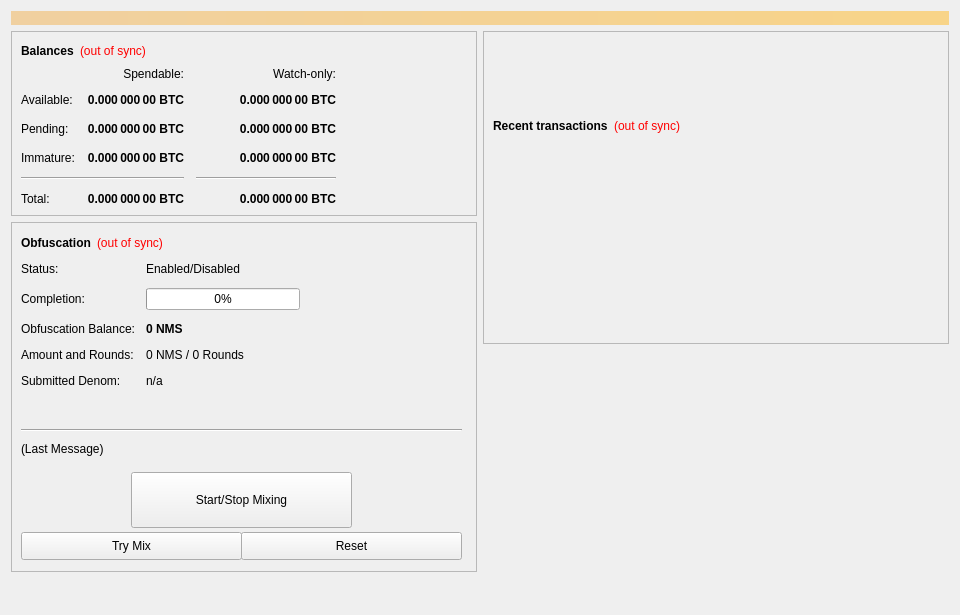
<?xml version="1.0" encoding="UTF-8"?>
<ui version="4.0">
 <class>OverviewPage</class>
 <widget class="QWidget" name="OverviewPage">
  <property name="geometry">
   <rect>
    <x>0</x>
    <y>0</y>
    <width>960</width>
    <height>615</height>
   </rect>
  </property>
  <property name="minimumSize">
   <size>
    <width>960</width>
    <height>0</height>
   </size>
  </property>
  <property name="windowTitle">
   <string>Form</string>
  </property>
  <layout class="QVBoxLayout" name="topLayout">
   <item>
    <widget class="QLabel" name="labelAlerts">
     <property name="visible">
      <bool>false</bool>
     </property>
     <property name="styleSheet">
      <string notr="true">background-color: qlineargradient(x1: 0, y1: 0, x2: 1, y2: 0, stop:0 #F0D0A0, stop:1 #F8D488); color:#000000;</string>
     </property>
     <property name="wordWrap">
      <bool>true</bool>
     </property>
     <property name="margin">
      <number>3</number>
     </property>
    </widget>
   </item>
   <item>
    <layout class="QHBoxLayout" name="horizontalLayout" stretch="1,1">
     <item>
      <layout class="QVBoxLayout" name="verticalLayout_2">
       <item>
        <widget class="QFrame" name="frame">
         <property name="frameShape">
          <enum>QFrame::StyledPanel</enum>
         </property>
         <property name="frameShadow">
          <enum>QFrame::Raised</enum>
         </property>
         <layout class="QVBoxLayout" name="verticalLayout_4">
          <item>
           <layout class="QHBoxLayout" name="horizontalLayout_4">
            <item>
             <widget class="QLabel" name="label_5">
              <property name="font">
               <font>
                <weight>75</weight>
                <bold>true</bold>
               </font>
              </property>
              <property name="text">
               <string>Balances</string>
              </property>
             </widget>
            </item>
            <item>
             <widget class="QLabel" name="labelWalletStatus">
              <property name="cursor">
               <cursorShape>WhatsThisCursor</cursorShape>
              </property>
              <property name="toolTip">
               <string>The displayed information may be out of date. Your wallet automatically synchronizes with the NUMUS network after a connection is established, but this process has not completed yet.</string>
              </property>
              <property name="styleSheet">
               <string notr="true">QLabel { color: red; }</string>
              </property>
              <property name="text">
               <string notr="true">(out of sync)</string>
              </property>
              <property name="alignment">
               <set>Qt::AlignLeading|Qt::AlignLeft|Qt::AlignVCenter</set>
              </property>
             </widget>
            </item>
            <item>
             <spacer name="horizontalSpacer_3">
              <property name="orientation">
               <enum>Qt::Horizontal</enum>
              </property>
              <property name="sizeHint" stdset="0">
               <size>
                <width>40</width>
                <height>20</height>
               </size>
              </property>
             </spacer>
            </item>
           </layout>
          </item>
          <item>
           <layout class="QGridLayout" name="gridLayout">
            <property name="spacing">
             <number>12</number>
            </property>
            <item row="2" column="2">
             <widget class="QLabel" name="labelWatchPending">
              <property name="font">
               <font>
                <weight>75</weight>
                <bold>true</bold>
               </font>
              </property>
              <property name="cursor">
               <cursorShape>IBeamCursor</cursorShape>
              </property>
              <property name="toolTip">
               <string>Unconfirmed transactions to watch-only addresses</string>
              </property>
              <property name="text">
               <string notr="true">0.000 000 00 BTC</string>
              </property>
              <property name="alignment">
               <set>Qt::AlignRight|Qt::AlignTrailing|Qt::AlignVCenter</set>
              </property>
              <property name="textInteractionFlags">
               <set>Qt::LinksAccessibleByMouse|Qt::TextSelectableByKeyboard|Qt::TextSelectableByMouse</set>
              </property>
             </widget>
            </item>
            <item row="2" column="1">
             <widget class="QLabel" name="labelUnconfirmed">
              <property name="font">
               <font>
                <weight>75</weight>
                <bold>true</bold>
               </font>
              </property>
              <property name="cursor">
               <cursorShape>IBeamCursor</cursorShape>
              </property>
              <property name="toolTip">
               <string>Total of transactions that have yet to be confirmed, and do not yet count toward the spendable balance</string>
              </property>
              <property name="text">
               <string notr="true">0.000 000 00 BTC</string>
              </property>
              <property name="alignment">
               <set>Qt::AlignRight|Qt::AlignTrailing|Qt::AlignVCenter</set>
              </property>
              <property name="textInteractionFlags">
               <set>Qt::LinksAccessibleByMouse|Qt::TextSelectableByKeyboard|Qt::TextSelectableByMouse</set>
              </property>
             </widget>
            </item>
            <item row="3" column="2">
             <widget class="QLabel" name="labelWatchImmature">
              <property name="font">
               <font>
                <weight>75</weight>
                <bold>true</bold>
               </font>
              </property>
              <property name="cursor">
               <cursorShape>IBeamCursor</cursorShape>
              </property>
              <property name="toolTip">
               <string>Staked or masternode rewards in watch-only addresses that has not yet matured</string>
              </property>
              <property name="text">
               <string notr="true">0.000 000 00 BTC</string>
              </property>
              <property name="alignment">
               <set>Qt::AlignRight|Qt::AlignTrailing|Qt::AlignVCenter</set>
              </property>
              <property name="textInteractionFlags">
               <set>Qt::LinksAccessibleByMouse|Qt::TextSelectableByKeyboard|Qt::TextSelectableByMouse</set>
              </property>
             </widget>
            </item>
            <item row="4" column="0" colspan="2">
             <widget class="Line" name="lineSpendableBalance">
              <property name="orientation">
               <enum>Qt::Horizontal</enum>
              </property>
             </widget>
            </item>
            <item row="4" column="2">
             <widget class="Line" name="lineWatchBalance">
              <property name="sizePolicy">
               <sizepolicy hsizetype="Preferred" vsizetype="Fixed">
                <horstretch>0</horstretch>
                <verstretch>0</verstretch>
               </sizepolicy>
              </property>
              <property name="minimumSize">
               <size>
                <width>140</width>
                <height>0</height>
               </size>
              </property>
              <property name="orientation">
               <enum>Qt::Horizontal</enum>
              </property>
             </widget>
            </item>
            <item row="5" column="0">
             <widget class="QLabel" name="labelTotalText">
              <property name="text">
               <string>Total:</string>
              </property>
             </widget>
            </item>
            <item row="3" column="1">
             <widget class="QLabel" name="labelImmature">
              <property name="font">
               <font>
                <weight>75</weight>
                <bold>true</bold>
               </font>
              </property>
              <property name="cursor">
               <cursorShape>IBeamCursor</cursorShape>
              </property>
              <property name="toolTip">
               <string>Staked or masternode rewards that has not yet matured</string>
              </property>
              <property name="text">
               <string notr="true">0.000 000 00 BTC</string>
              </property>
              <property name="alignment">
               <set>Qt::AlignRight|Qt::AlignTrailing|Qt::AlignVCenter</set>
              </property>
              <property name="textInteractionFlags">
               <set>Qt::LinksAccessibleByMouse|Qt::TextSelectableByKeyboard|Qt::TextSelectableByMouse</set>
              </property>
             </widget>
            </item>
            <item row="2" column="3">
             <spacer name="horizontalSpacer_2">
              <property name="orientation">
               <enum>Qt::Horizontal</enum>
              </property>
              <property name="sizeHint" stdset="0">
               <size>
                <width>40</width>
                <height>20</height>
               </size>
              </property>
             </spacer>
            </item>
            <item row="3" column="0">
             <widget class="QLabel" name="labelImmatureText">
              <property name="text">
               <string>Immature:</string>
              </property>
             </widget>
            </item>
            <item row="5" column="1">
             <widget class="QLabel" name="labelTotal">
              <property name="font">
               <font>
                <weight>75</weight>
                <bold>true</bold>
               </font>
              </property>
              <property name="cursor">
               <cursorShape>IBeamCursor</cursorShape>
              </property>
              <property name="toolTip">
               <string>Your current total balance</string>
              </property>
              <property name="text">
               <string notr="true">0.000 000 00 BTC</string>
              </property>
              <property name="alignment">
               <set>Qt::AlignRight|Qt::AlignTrailing|Qt::AlignVCenter</set>
              </property>
              <property name="textInteractionFlags">
               <set>Qt::LinksAccessibleByMouse|Qt::TextSelectableByKeyboard|Qt::TextSelectableByMouse</set>
              </property>
             </widget>
            </item>
            <item row="5" column="2">
             <widget class="QLabel" name="labelWatchTotal">
              <property name="font">
               <font>
                <weight>75</weight>
                <bold>true</bold>
               </font>
              </property>
              <property name="cursor">
               <cursorShape>IBeamCursor</cursorShape>
              </property>
              <property name="toolTip">
               <string>Current total balance in watch-only addresses</string>
              </property>
              <property name="text">
               <string notr="true">0.000 000 00 BTC</string>
              </property>
              <property name="alignment">
               <set>Qt::AlignRight|Qt::AlignTrailing|Qt::AlignVCenter</set>
              </property>
              <property name="textInteractionFlags">
               <set>Qt::LinksAccessibleByMouse|Qt::TextSelectableByKeyboard|Qt::TextSelectableByMouse</set>
              </property>
             </widget>
            </item>
            <item row="0" column="2">
             <widget class="QLabel" name="labelWatchonly">
              <property name="text">
               <string>Watch-only:</string>
              </property>
              <property name="alignment">
               <set>Qt::AlignRight|Qt::AlignTrailing|Qt::AlignVCenter</set>
              </property>
             </widget>
            </item>
            <item row="1" column="0">
             <widget class="QLabel" name="labelBalanceText">
              <property name="text">
               <string>Available:</string>
              </property>
             </widget>
            </item>
            <item row="1" column="1">
             <widget class="QLabel" name="labelBalance">
              <property name="font">
               <font>
                <weight>75</weight>
                <bold>true</bold>
               </font>
              </property>
              <property name="cursor">
               <cursorShape>IBeamCursor</cursorShape>
              </property>
              <property name="toolTip">
               <string>Your current spendable balance</string>
              </property>
              <property name="text">
               <string notr="true">0.000 000 00 BTC</string>
              </property>
              <property name="alignment">
               <set>Qt::AlignRight|Qt::AlignTrailing|Qt::AlignVCenter</set>
              </property>
              <property name="textInteractionFlags">
               <set>Qt::LinksAccessibleByMouse|Qt::TextSelectableByKeyboard|Qt::TextSelectableByMouse</set>
              </property>
             </widget>
            </item>
            <item row="1" column="2">
             <widget class="QLabel" name="labelWatchAvailable">
              <property name="font">
               <font>
                <weight>75</weight>
                <bold>true</bold>
               </font>
              </property>
              <property name="cursor">
               <cursorShape>IBeamCursor</cursorShape>
              </property>
              <property name="toolTip">
               <string>Your current balance in watch-only addresses</string>
              </property>
              <property name="text">
               <string notr="true">0.000 000 00 BTC</string>
              </property>
              <property name="alignment">
               <set>Qt::AlignRight|Qt::AlignTrailing|Qt::AlignVCenter</set>
              </property>
              <property name="textInteractionFlags">
               <set>Qt::LinksAccessibleByMouse|Qt::TextSelectableByKeyboard|Qt::TextSelectableByMouse</set>
              </property>
             </widget>
            </item>
            <item row="2" column="0">
             <widget class="QLabel" name="labelPendingText">
              <property name="text">
               <string>Pending:</string>
              </property>
             </widget>
            </item>
            <item row="0" column="1">
             <widget class="QLabel" name="labelSpendable">
              <property name="text">
               <string>Spendable:</string>
              </property>
              <property name="alignment">
               <set>Qt::AlignRight|Qt::AlignTrailing|Qt::AlignVCenter</set>
              </property>
             </widget>
            </item>
           </layout>
          </item>
         </layout>
        </widget>
       </item>
       <item>
        <widget class="QFrame" name="frameObfuscation">
         <property name="minimumSize">
          <size>
           <width>0</width>
           <height>350</height>
          </size>
         </property>
         <property name="layoutDirection">
          <enum>Qt::LeftToRight</enum>
         </property>
         <property name="frameShape">
          <enum>QFrame::StyledPanel</enum>
         </property>
         <property name="frameShadow">
          <enum>QFrame::Raised</enum>
         </property>
         <widget class="QWidget" name="formLayoutWidget">
          <property name="geometry">
           <rect>
            <x>10</x>
            <y>40</y>
            <width>451</width>
            <height>161</height>
           </rect>
          </property>
          <layout class="QFormLayout" name="formLayout">
           <property name="fieldGrowthPolicy">
            <enum>QFormLayout::AllNonFixedFieldsGrow</enum>
           </property>
           <property name="horizontalSpacing">
            <number>11</number>
           </property>
           <property name="verticalSpacing">
            <number>12</number>
           </property>
           <item row="0" column="0">
            <widget class="QLabel" name="label_6">
             <property name="text">
              <string>Status:</string>
             </property>
            </widget>
           </item>
           <item row="1" column="0">
            <widget class="QLabel" name="label_7">
             <property name="text">
              <string>Completion:</string>
             </property>
            </widget>
           </item>
           <item row="1" column="1">
            <widget class="QProgressBar" name="obfuscationProgress">
             <property name="maximumSize">
              <size>
               <width>154</width>
               <height>16777215</height>
              </size>
             </property>
             <property name="value">
              <number>0</number>
             </property>
            </widget>
           </item>
           <item row="2" column="0">
            <widget class="QLabel" name="labelAnonymizedText">
             <property name="text">
              <string>Obfuscation Balance:</string>
             </property>
            </widget>
           </item>
           <item row="2" column="1">
            <widget class="QLabel" name="labelAnonymized">
             <property name="font">
              <font>
               <weight>75</weight>
               <bold>true</bold>
              </font>
             </property>
             <property name="text">
              <string notr="true">0 NMS</string>
             </property>
            </widget>
           </item>
           <item row="3" column="0">
            <widget class="QLabel" name="label_8">
             <property name="text">
              <string>Amount and Rounds:</string>
             </property>
            </widget>
           </item>
           <item row="3" column="1">
            <widget class="QLabel" name="labelAmountRounds">
             <property name="text">
              <string>0 NMS / 0 Rounds</string>
             </property>
            </widget>
           </item>
           <item row="4" column="0">
            <widget class="QLabel" name="label_9">
             <property name="text">
              <string>Submitted Denom:</string>
             </property>
            </widget>
           </item>
           <item row="4" column="1">
            <widget class="QLabel" name="labelSubmittedDenom">
             <property name="toolTip">
              <string>The denominations you submitted to the Masternode.&lt;br&gt;To mix, other users must submit the exact same denominations.</string>
             </property>
             <property name="text">
              <string>n/a</string>
             </property>
            </widget>
           </item>
           <item row="0" column="1">
            <widget class="QLabel" name="obfuscationEnabled">
             <property name="text">
              <string>Enabled/Disabled</string>
             </property>
            </widget>
           </item>
          </layout>
         </widget>
         <widget class="QPushButton" name="runAutoDenom">
          <property name="geometry">
           <rect>
            <x>251</x>
            <y>17</y>
            <width>1</width>
            <height>1</height>
           </rect>
          </property>
          <property name="palette">
           <palette>
            <active>
             <colorrole role="WindowText">
              <brush brushstyle="SolidPattern">
               <color alpha="255">
                <red>0</red>
                <green>0</green>
                <blue>0</blue>
               </color>
              </brush>
             </colorrole>
             <colorrole role="Button">
              <brush brushstyle="SolidPattern">
               <color alpha="255">
                <red>239</red>
                <green>238</green>
                <blue>238</blue>
               </color>
              </brush>
             </colorrole>
             <colorrole role="Light">
              <brush brushstyle="SolidPattern">
               <color alpha="255">
                <red>255</red>
                <green>255</green>
                <blue>255</blue>
               </color>
              </brush>
             </colorrole>
             <colorrole role="Midlight">
              <brush brushstyle="SolidPattern">
               <color alpha="255">
                <red>247</red>
                <green>246</green>
                <blue>246</blue>
               </color>
              </brush>
             </colorrole>
             <colorrole role="Dark">
              <brush brushstyle="SolidPattern">
               <color alpha="255">
                <red>119</red>
                <green>119</green>
                <blue>119</blue>
               </color>
              </brush>
             </colorrole>
             <colorrole role="Mid">
              <brush brushstyle="SolidPattern">
               <color alpha="255">
                <red>159</red>
                <green>159</green>
                <blue>159</blue>
               </color>
              </brush>
             </colorrole>
             <colorrole role="Text">
              <brush brushstyle="SolidPattern">
               <color alpha="255">
                <red>0</red>
                <green>0</green>
                <blue>0</blue>
               </color>
              </brush>
             </colorrole>
             <colorrole role="BrightText">
              <brush brushstyle="SolidPattern">
               <color alpha="255">
                <red>255</red>
                <green>255</green>
                <blue>255</blue>
               </color>
              </brush>
             </colorrole>
             <colorrole role="ButtonText">
              <brush brushstyle="SolidPattern">
               <color alpha="255">
                <red>0</red>
                <green>0</green>
                <blue>0</blue>
               </color>
              </brush>
             </colorrole>
             <colorrole role="Base">
              <brush brushstyle="SolidPattern">
               <color alpha="255">
                <red>255</red>
                <green>255</green>
                <blue>255</blue>
               </color>
              </brush>
             </colorrole>
             <colorrole role="Window">
              <brush brushstyle="SolidPattern">
               <color alpha="255">
                <red>239</red>
                <green>238</green>
                <blue>238</blue>
               </color>
              </brush>
             </colorrole>
             <colorrole role="Shadow">
              <brush brushstyle="SolidPattern">
               <color alpha="255">
                <red>0</red>
                <green>0</green>
                <blue>0</blue>
               </color>
              </brush>
             </colorrole>
             <colorrole role="AlternateBase">
              <brush brushstyle="SolidPattern">
               <color alpha="255">
                <red>247</red>
                <green>246</green>
                <blue>246</blue>
               </color>
              </brush>
             </colorrole>
             <colorrole role="ToolTipBase">
              <brush brushstyle="SolidPattern">
               <color alpha="255">
                <red>255</red>
                <green>255</green>
                <blue>220</blue>
               </color>
              </brush>
             </colorrole>
             <colorrole role="ToolTipText">
              <brush brushstyle="SolidPattern">
               <color alpha="255">
                <red>0</red>
                <green>0</green>
                <blue>0</blue>
               </color>
              </brush>
             </colorrole>
            </active>
            <inactive>
             <colorrole role="WindowText">
              <brush brushstyle="SolidPattern">
               <color alpha="255">
                <red>0</red>
                <green>0</green>
                <blue>0</blue>
               </color>
              </brush>
             </colorrole>
             <colorrole role="Button">
              <brush brushstyle="SolidPattern">
               <color alpha="255">
                <red>239</red>
                <green>238</green>
                <blue>238</blue>
               </color>
              </brush>
             </colorrole>
             <colorrole role="Light">
              <brush brushstyle="SolidPattern">
               <color alpha="255">
                <red>255</red>
                <green>255</green>
                <blue>255</blue>
               </color>
              </brush>
             </colorrole>
             <colorrole role="Midlight">
              <brush brushstyle="SolidPattern">
               <color alpha="255">
                <red>247</red>
                <green>246</green>
                <blue>246</blue>
               </color>
              </brush>
             </colorrole>
             <colorrole role="Dark">
              <brush brushstyle="SolidPattern">
               <color alpha="255">
                <red>119</red>
                <green>119</green>
                <blue>119</blue>
               </color>
              </brush>
             </colorrole>
             <colorrole role="Mid">
              <brush brushstyle="SolidPattern">
               <color alpha="255">
                <red>159</red>
                <green>159</green>
                <blue>159</blue>
               </color>
              </brush>
             </colorrole>
             <colorrole role="Text">
              <brush brushstyle="SolidPattern">
               <color alpha="255">
                <red>0</red>
                <green>0</green>
                <blue>0</blue>
               </color>
              </brush>
             </colorrole>
             <colorrole role="BrightText">
              <brush brushstyle="SolidPattern">
               <color alpha="255">
                <red>255</red>
                <green>255</green>
                <blue>255</blue>
               </color>
              </brush>
             </colorrole>
             <colorrole role="ButtonText">
              <brush brushstyle="SolidPattern">
               <color alpha="255">
                <red>0</red>
                <green>0</green>
                <blue>0</blue>
               </color>
              </brush>
             </colorrole>
             <colorrole role="Base">
              <brush brushstyle="SolidPattern">
               <color alpha="255">
                <red>255</red>
                <green>255</green>
                <blue>255</blue>
               </color>
              </brush>
             </colorrole>
             <colorrole role="Window">
              <brush brushstyle="SolidPattern">
               <color alpha="255">
                <red>239</red>
                <green>238</green>
                <blue>238</blue>
               </color>
              </brush>
             </colorrole>
             <colorrole role="Shadow">
              <brush brushstyle="SolidPattern">
               <color alpha="255">
                <red>0</red>
                <green>0</green>
                <blue>0</blue>
               </color>
              </brush>
             </colorrole>
             <colorrole role="AlternateBase">
              <brush brushstyle="SolidPattern">
               <color alpha="255">
                <red>247</red>
                <green>246</green>
                <blue>246</blue>
               </color>
              </brush>
             </colorrole>
             <colorrole role="ToolTipBase">
              <brush brushstyle="SolidPattern">
               <color alpha="255">
                <red>255</red>
                <green>255</green>
                <blue>220</blue>
               </color>
              </brush>
             </colorrole>
             <colorrole role="ToolTipText">
              <brush brushstyle="SolidPattern">
               <color alpha="255">
                <red>0</red>
                <green>0</green>
                <blue>0</blue>
               </color>
              </brush>
             </colorrole>
            </inactive>
            <disabled>
             <colorrole role="WindowText">
              <brush brushstyle="SolidPattern">
               <color alpha="255">
                <red>119</red>
                <green>119</green>
                <blue>119</blue>
               </color>
              </brush>
             </colorrole>
             <colorrole role="Button">
              <brush brushstyle="SolidPattern">
               <color alpha="255">
                <red>239</red>
                <green>238</green>
                <blue>238</blue>
               </color>
              </brush>
             </colorrole>
             <colorrole role="Light">
              <brush brushstyle="SolidPattern">
               <color alpha="255">
                <red>255</red>
                <green>255</green>
                <blue>255</blue>
               </color>
              </brush>
             </colorrole>
             <colorrole role="Midlight">
              <brush brushstyle="SolidPattern">
               <color alpha="255">
                <red>247</red>
                <green>246</green>
                <blue>246</blue>
               </color>
              </brush>
             </colorrole>
             <colorrole role="Dark">
              <brush brushstyle="SolidPattern">
               <color alpha="255">
                <red>119</red>
                <green>119</green>
                <blue>119</blue>
               </color>
              </brush>
             </colorrole>
             <colorrole role="Mid">
              <brush brushstyle="SolidPattern">
               <color alpha="255">
                <red>159</red>
                <green>159</green>
                <blue>159</blue>
               </color>
              </brush>
             </colorrole>
             <colorrole role="Text">
              <brush brushstyle="SolidPattern">
               <color alpha="255">
                <red>119</red>
                <green>119</green>
                <blue>119</blue>
               </color>
              </brush>
             </colorrole>
             <colorrole role="BrightText">
              <brush brushstyle="SolidPattern">
               <color alpha="255">
                <red>255</red>
                <green>255</green>
                <blue>255</blue>
               </color>
              </brush>
             </colorrole>
             <colorrole role="ButtonText">
              <brush brushstyle="SolidPattern">
               <color alpha="255">
                <red>119</red>
                <green>119</green>
                <blue>119</blue>
               </color>
              </brush>
             </colorrole>
             <colorrole role="Base">
              <brush brushstyle="SolidPattern">
               <color alpha="255">
                <red>239</red>
                <green>238</green>
                <blue>238</blue>
               </color>
              </brush>
             </colorrole>
             <colorrole role="Window">
              <brush brushstyle="SolidPattern">
               <color alpha="255">
                <red>239</red>
                <green>238</green>
                <blue>238</blue>
               </color>
              </brush>
             </colorrole>
             <colorrole role="Shadow">
              <brush brushstyle="SolidPattern">
               <color alpha="255">
                <red>0</red>
                <green>0</green>
                <blue>0</blue>
               </color>
              </brush>
             </colorrole>
             <colorrole role="AlternateBase">
              <brush brushstyle="SolidPattern">
               <color alpha="255">
                <red>239</red>
                <green>238</green>
                <blue>238</blue>
               </color>
              </brush>
             </colorrole>
             <colorrole role="ToolTipBase">
              <brush brushstyle="SolidPattern">
               <color alpha="255">
                <red>255</red>
                <green>255</green>
                <blue>220</blue>
               </color>
              </brush>
             </colorrole>
             <colorrole role="ToolTipText">
              <brush brushstyle="SolidPattern">
               <color alpha="255">
                <red>0</red>
                <green>0</green>
                <blue>0</blue>
               </color>
              </brush>
             </colorrole>
            </disabled>
           </palette>
          </property>
          <property name="focusPolicy">
           <enum>Qt::NoFocus</enum>
          </property>
          <property name="autoFillBackground">
           <bool>true</bool>
          </property>
          <property name="text">
           <string/>
          </property>
          <property name="flat">
           <bool>true</bool>
          </property>
         </widget>
         <widget class="QPushButton" name="toggleObfuscation">
          <property name="geometry">
           <rect>
            <x>120</x>
            <y>250</y>
            <width>221</width>
            <height>56</height>
           </rect>
          </property>
          <property name="sizePolicy">
           <sizepolicy hsizetype="MinimumExpanding" vsizetype="Fixed">
            <horstretch>0</horstretch>
            <verstretch>0</verstretch>
           </sizepolicy>
          </property>
          <property name="text">
           <string>Start/Stop Mixing</string>
          </property>
         </widget>
         <widget class="Line" name="lineLastMessage">
          <property name="geometry">
           <rect>
            <x>10</x>
            <y>200</y>
            <width>441</width>
            <height>16</height>
           </rect>
          </property>
          <property name="orientation">
           <enum>Qt::Horizontal</enum>
          </property>
         </widget>
         <widget class="QLabel" name="obfuscationStatus">
          <property name="geometry">
           <rect>
            <x>10</x>
            <y>220</y>
            <width>451</width>
            <height>61</height>
           </rect>
          </property>
          <property name="minimumSize">
           <size>
            <width>288</width>
            <height>43</height>
           </size>
          </property>
          <property name="text">
           <string>(Last Message)</string>
          </property>
          <property name="alignment">
           <set>Qt::AlignLeading|Qt::AlignLeft|Qt::AlignTop</set>
          </property>
          <property name="wordWrap">
           <bool>true</bool>
          </property>
         </widget>
         <widget class="QPushButton" name="obfuscationAuto">
          <property name="geometry">
           <rect>
            <x>10</x>
            <y>310</y>
            <width>221</width>
            <height>28</height>
           </rect>
          </property>
          <property name="sizePolicy">
           <sizepolicy hsizetype="MinimumExpanding" vsizetype="Fixed">
            <horstretch>0</horstretch>
            <verstretch>0</verstretch>
           </sizepolicy>
          </property>
          <property name="toolTip">
           <string>Try to manually submit a Obfuscation request.</string>
          </property>
          <property name="text">
           <string>Try Mix</string>
          </property>
         </widget>
         <widget class="QPushButton" name="obfuscationReset">
          <property name="geometry">
           <rect>
            <x>230</x>
            <y>310</y>
            <width>221</width>
            <height>28</height>
           </rect>
          </property>
          <property name="sizePolicy">
           <sizepolicy hsizetype="MinimumExpanding" vsizetype="Fixed">
            <horstretch>0</horstretch>
            <verstretch>0</verstretch>
           </sizepolicy>
          </property>
          <property name="toolTip">
           <string>Reset the current status of Obfuscation (can interrupt Obfuscation if it's in the process of Mixing, which can cost you money!)</string>
          </property>
          <property name="autoFillBackground">
           <bool>false</bool>
          </property>
          <property name="text">
           <string>Reset</string>
          </property>
         </widget>
         <widget class="QWidget" name="layoutWidget">
          <property name="geometry">
           <rect>
            <x>10</x>
            <y>10</y>
            <width>431</width>
            <height>22</height>
           </rect>
          </property>
          <layout class="QHBoxLayout" name="horizontalLayout_5">
           <item>
            <widget class="QLabel" name="label_2">
             <property name="font">
              <font>
               <weight>75</weight>
               <bold>true</bold>
              </font>
             </property>
             <property name="text">
              <string>Obfuscation</string>
             </property>
            </widget>
           </item>
           <item>
            <widget class="QLabel" name="labelObfuscationSyncStatus">
             <property name="toolTip">
              <string>The displayed information may be out of date. Your wallet automatically synchronizes with the NUMUS network after a connection is established, but this process has not completed yet.</string>
             </property>
             <property name="styleSheet">
              <string notr="true">QLabel { color: red; }</string>
             </property>
             <property name="text">
              <string notr="true">(out of sync)</string>
             </property>
             <property name="alignment">
              <set>Qt::AlignLeading|Qt::AlignLeft|Qt::AlignVCenter</set>
             </property>
            </widget>
           </item>
           <item>
            <spacer name="horizontalSpacer_4">
             <property name="orientation">
              <enum>Qt::Horizontal</enum>
             </property>
             <property name="sizeHint" stdset="0">
              <size>
               <width>40</width>
               <height>20</height>
              </size>
             </property>
            </spacer>
           </item>
          </layout>
         </widget>
        </widget>
       </item>
       <item>
        <spacer name="verticalSpacer">
         <property name="orientation">
          <enum>Qt::Vertical</enum>
         </property>
         <property name="sizeHint" stdset="0">
          <size>
           <width>20</width>
           <height>40</height>
          </size>
         </property>
        </spacer>
       </item>
      </layout>
     </item>
     <item>
      <layout class="QVBoxLayout" name="verticalLayout_3">
       <item>
        <widget class="QFrame" name="frame_2">
         <property name="frameShape">
          <enum>QFrame::StyledPanel</enum>
         </property>
         <property name="frameShadow">
          <enum>QFrame::Raised</enum>
         </property>
         <layout class="QVBoxLayout" name="verticalLayout">
          <item>
           <spacer name="verticalSpacer_3">
            <property name="orientation">
             <enum>Qt::Vertical</enum>
            </property>
            <property name="sizeType">
             <enum>QSizePolicy::Fixed</enum>
            </property>
            <property name="sizeHint" stdset="0">
             <size>
              <width>20</width>
              <height>75</height>
             </size>
            </property>
           </spacer>
          </item>
          <item>
           <layout class="QHBoxLayout" name="horizontalLayout_2">
            <item>
             <widget class="QLabel" name="label_4">
              <property name="font">
               <font>
                <weight>75</weight>
                <bold>true</bold>
               </font>
              </property>
              <property name="text">
               <string>Recent transactions</string>
              </property>
             </widget>
            </item>
            <item>
             <widget class="QLabel" name="labelTransactionsStatus">
              <property name="cursor">
               <cursorShape>WhatsThisCursor</cursorShape>
              </property>
              <property name="toolTip">
               <string>The displayed information may be out of date. Your wallet automatically synchronizes with the NUMUS network after a connection is established, but this process has not completed yet.</string>
              </property>
              <property name="styleSheet">
               <string notr="true">QLabel { color: red; }</string>
              </property>
              <property name="text">
               <string notr="true">(out of sync)</string>
              </property>
              <property name="alignment">
               <set>Qt::AlignRight|Qt::AlignTrailing|Qt::AlignVCenter</set>
              </property>
             </widget>
            </item>
            <item>
             <spacer name="horizontalSpacer">
              <property name="orientation">
               <enum>Qt::Horizontal</enum>
              </property>
              <property name="sizeHint" stdset="0">
               <size>
                <width>40</width>
                <height>20</height>
               </size>
              </property>
             </spacer>
            </item>
           </layout>
          </item>
          <item>
           <widget class="QListView" name="listTransactions">
            <property name="styleSheet">
             <string notr="true">QListView { background: transparent; }</string>
            </property>
            <property name="frameShape">
             <enum>QFrame::NoFrame</enum>
            </property>
            <property name="verticalScrollBarPolicy">
             <enum>Qt::ScrollBarAlwaysOff</enum>
            </property>
            <property name="horizontalScrollBarPolicy">
             <enum>Qt::ScrollBarAlwaysOff</enum>
            </property>
            <property name="selectionMode">
             <enum>QAbstractItemView::NoSelection</enum>
            </property>
           </widget>
          </item>
         </layout>
        </widget>
       </item>
       <item>
        <spacer name="verticalSpacer_2">
         <property name="orientation">
          <enum>Qt::Vertical</enum>
         </property>
         <property name="sizeType">
          <enum>QSizePolicy::Expanding</enum>
         </property>
         <property name="sizeHint" stdset="0">
          <size>
           <width>20</width>
           <height>40</height>
          </size>
         </property>
        </spacer>
       </item>
      </layout>
     </item>
    </layout>
   </item>
  </layout>
 </widget>
 <resources/>
 <connections/>
</ui>
